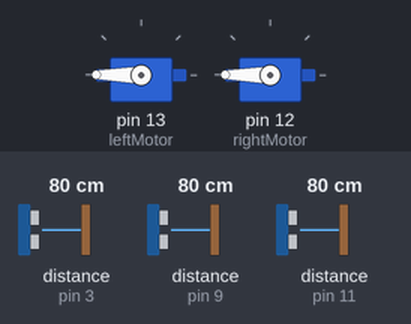
Recording of a sketch running on a simulated Arduino Uno, built with avr-gcc and run on an emulated ATmega328P. On the bench: 2 × servo. Wiring (inferred from the names in the program): 3 × ultrasonic range finder: trigger pin 2, echo pin 3 / trigger pin 8, echo pin 9 / trigger pin 10, echo pin 11. The test bench sets the inputs (shaded band); at power-on: distance to the obstacle (sensors on pin 11, pin 3, pin 9) 80 cm. The echo pulse lasts 58.3 µs per cm; what the sketch prints to the serial monitor is not drawn.

Above: at 10.2 s.
10.3 s: distance to the obstacle (sensor on pin 11) set to 12 cm
11.8 s: distance to the obstacle (sensor on pin 11) set to 9 cm
At 12.3 s:
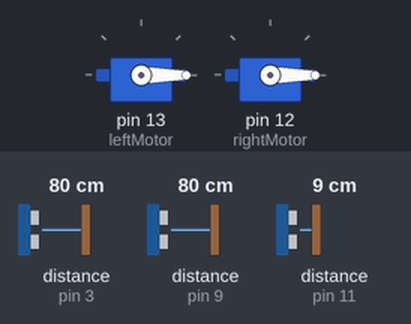
13.5 s: distance to the obstacle (sensor on pin 11) set to 18 cm
At 14.5 s:
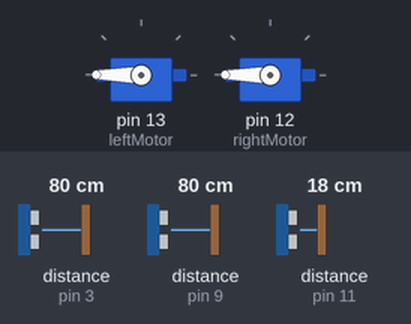
Timing chart, 0 to 16.0 s (numbered marks = the images above; inputs shaded):
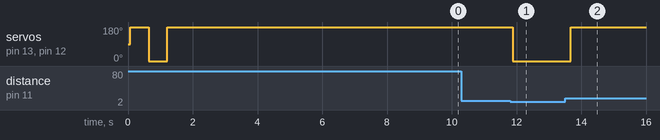

Measured:
- the behaviour switches between 11 and 10 cm on distance to the obstacle (sensor on pin 11) (found by bisection; images 0 and 1)
- after the input at 10.3 s, every drawn part: stays the same
- after the input at 11.8 s, servo on pin 13 (leftMotor), servo on pin 12 (rightMotor): 180° → 0° after 0.08 s
- after the input at 13.5 s, servo on pin 13 (leftMotor), servo on pin 12 (rightMotor): 0° → 180° after 0.17 s

The sketch:

_3sensors.ino
```cpp
#include <Servo.h>

// create servo objects
Servo leftMotor;
Servo rightMotor;

const int serialPeriod = 250;       // only print to the serial console every 1/4 second
unsigned long timeSerialDelay = 0;

const int loopPeriod = 20;          // a period of 20ms = a frequency of 50Hz
unsigned long timeLoopDelay   = 0;

// specify the trig & echo pins used for the ultrasonic sensors
const int ultrasonic2TrigPin = 8;
const int ultrasonic2EchoPin = 9;
const int ultrasonic2TrigPinR = 10;
const int ultrasonic2EchoPinR = 11;
const int ultrasonic2TrigPinL = 2;
const int ultrasonic2EchoPinL = 3;


int ultrasonic2Distance;
int ultrasonic2Duration;
int ultrasonic2DistanceR;
int ultrasonic2DurationR;
int ultrasonic2DistanceL;
int ultrasonic2DurationL;

int numTurns=0;

// define the states
#define DRIVE_FORWARD             0
#define TURN_LEFT                 1
#define TURN_RIGHT                2
#define TURN_SLIGHTLY_LEFT        3
#define TURN_SLIGHTLY_RIGHT       4


int state = DRIVE_FORWARD; // 0 = drive forward (DEFAULT), 1 = turn left

void setup()
{
    Serial.begin(9600);

    // ultrasonic sensor pin configurations
    pinMode(ultrasonic2TrigPin, OUTPUT);
    pinMode(ultrasonic2EchoPin, INPUT);

        pinMode(ultrasonic2TrigPinR, OUTPUT);
    pinMode(ultrasonic2EchoPinR, INPUT);

        pinMode(ultrasonic2TrigPinL, OUTPUT);
    pinMode(ultrasonic2EchoPinL, INPUT);

    leftMotor.attach(13);
    rightMotor.attach(12);
}


void loop()
{


    debugOutput(); // prints debugging messages to the serial console

    if(millis() - timeLoopDelay >= loopPeriod)
    {
        readUltrasonicSensors(); // read and store the measured distances

        stateMachine();

        timeLoopDelay = millis();
    }
}


void stateMachine()
{
    if(state == DRIVE_FORWARD) // no obstacles detected
    {
        if(ultrasonic2Distance < 10 && ultrasonic2DistanceR < 10 && ultrasonic2DistanceL<10) // if there's nothing in front of us (note: ultrasonicDistance will be negative for some ultrasonics if there's nothing in range)
        {
            // drive forward
           rightMotor.write(180);
           leftMotor.write(65);
        }
        else if (ultrasonic2Distance>=10 && numTurns==0) // there's an object in front of us
        {
            numTurns++;
            state = TURN_LEFT;
        }
        else if (ultrasonic2Distance>=10 && numTurns==1)
        {
          state=TURN_RIGHT;
          numTurns++;
        }
        else if (ultrasonic2DistanceR>=10)
        {
          state=TURN_SLIGHTLY_LEFT;
        }
        else if (ultrasonic2DistanceL>=10)
        {
          state=TURN_SLIGHTLY_RIGHT;
        }


    }
    else if(state == TURN_LEFT) // obstacle detected -- turn left
    {
        unsigned long timeToTurnLeft = 500; // it takes around .5 seconds to turn 90 degrees

        unsigned long turnStartTime = millis(); // save the time that we started turning

        while((millis()-turnStartTime) < timeToTurnLeft) // stay in this loop until timeToTurnLeft (.5 seconds) has elapsed
        {
            // turn left
            rightMotor.write(180);
            leftMotor.write(180);
        }

        state = DRIVE_FORWARD;
    }
    else if(state == TURN_RIGHT) // obstacle detected -- turn left
    {
        unsigned long timeToTurnRIGHT = 500; // it takes around .5 seconds to turn 90 degrees

        unsigned long turnStartTime = millis(); // save the time that we started turning

        while((millis()-turnStartTime) < timeToTurnRIGHT) // stay in this loop until timeToTurnRIGHT (.5 seconds) has elapsed
        {
            // turn right
            rightMotor.write(0);
            leftMotor.write(0);
        }

        state = DRIVE_FORWARD;
    }
    else if (state == TURN_SLIGHTLY_LEFT)
    {
               unsigned long timeToTurnLeft = 100; // it takes around .5 seconds to turn 90 degrees

        unsigned long turnStartTime = millis(); // save the time that we started turning

        while((millis()-turnStartTime) < timeToTurnLeft) // stay in this loop until timeToTurnLeft (.5 seconds) has elapsed
        {
            // turn left
            rightMotor.write(180);
            leftMotor.write(180);
        }

        state = DRIVE_FORWARD;
    }
    else if (state==TURN_SLIGHTLY_RIGHT)
    {
              unsigned long timeToTurnRIGHT = 100; // it takes around .5 seconds to turn 90 degrees

        unsigned long turnStartTime = millis(); // save the time that we started turning

        while((millis()-turnStartTime) < timeToTurnRIGHT) // stay in this loop until timeToTurnRIGHT (.5 seconds) has elapsed
        {
            // turn right
            rightMotor.write(0);
            leftMotor.write(0);
        }

        state = DRIVE_FORWARD;
    }
}


void readUltrasonicSensors()
{
    // ultrasonic 2
    digitalWrite(ultrasonic2TrigPin, HIGH);
    delayMicroseconds(10);                  // must keep the trig pin high for at least 10us
    digitalWrite(ultrasonic2TrigPin, LOW);

    ultrasonic2Duration = pulseIn(ultrasonic2EchoPin, HIGH);
    ultrasonic2Distance = (ultrasonic2Duration/2)/29;

        // ultrasonic 2 R
    digitalWrite(ultrasonic2TrigPinR, HIGH);
    delayMicroseconds(10);                  // must keep the trig pin high for at least 10us
    digitalWrite(ultrasonic2TrigPinR, LOW);

    ultrasonic2DurationR = pulseIn(ultrasonic2EchoPinR, HIGH);
    ultrasonic2DistanceR = (ultrasonic2DurationR/2)/29;

            // ultrasonic 2 L
    digitalWrite(ultrasonic2TrigPinL, HIGH);
    delayMicroseconds(10);                  // must keep the trig pin high for at least 10us
    digitalWrite(ultrasonic2TrigPinL, LOW);

    ultrasonic2DurationL = pulseIn(ultrasonic2EchoPinL, HIGH);
    ultrasonic2DistanceL = (ultrasonic2DurationL/2)/29;
}
//

void debugOutput()
{
    if((millis() - timeSerialDelay) > serialPeriod)
    {
        Serial.print("ultrasonic2Distance: ");
        Serial.print(ultrasonic2DistanceL);
        Serial.print("cm ");
        Serial.println(numTurns);

        timeSerialDelay = millis();
    }
}
```
